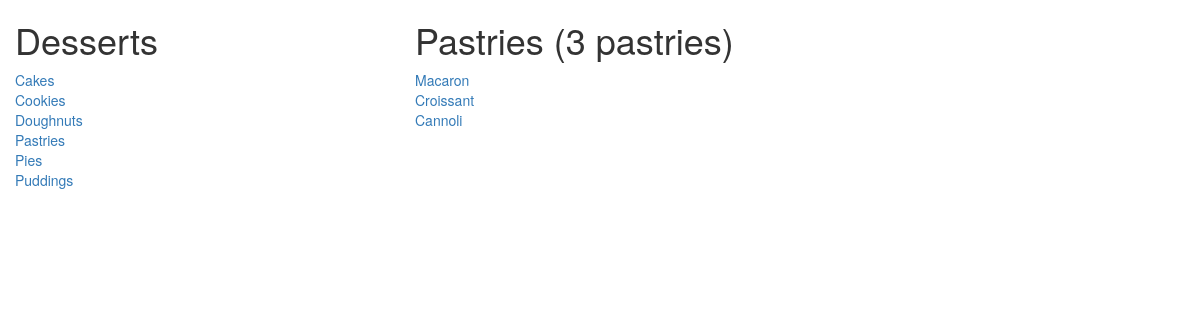
/catalog/Pastries/items, run on the app's committed database.
### database_setup.py (models this page shows, shortened)
class Category(Base):
    __tablename__ = 'category'
    name = Column(String(250), nullable=False, primary_key=True)
    user_id = Column(Integer, ForeignKey('user.id'))
    user = relationship(User)

class Item(Base):
    __tablename__ = 'item'
    name = Column(String(80), nullable=False)
    id = Column(Integer, primary_key=True)
    description = Column(String(250))
    category_name = Column(String, ForeignKey('category.name'))
    category = relationship(Category)
    user_id = Column(Integer, ForeignKey('user.id'))
    user = relationship(User)

### app.py (the view)
@app.route('/catalog/<string:category_name>/items')
def showCategory(category_name):
    categories = session.query(Category).all()
    category = session.query(Category).filter_by(name=category_name).one()
    items = session.query(Item).filter_by(category_name=category.name)
    return render_template('category.html', categories=categories, category=category, items=items)

### templates/category.html (shortened to what this page needs)
<!DOCTYPE html>
<html lang="en">
<head>
  <link rel="stylesheet" href="https://maxcdn.bootstrapcdn.com/bootstrap/3.4.0/css/bootstrap.min.css">
</head>
<body>
<div class='container-fluid'>
    <div class='row'>
        <div class='col-xs-4'>
            <h1>Desserts</h1>
            {% for c in categories %}
            <a href='{{url_for('showCategory', category_name = c.name)}}'>{{c.name}}</a>
            {% endfor %}
        </div>
        <div class='col-xs-8'>
            <h1>{{category.name}} ({{items.count()}} {{category.name.lower()}})</h1>
            {% for i in items %}
            <a href='{{url_for('showItem', category_name = i.category_name, item_name = i.name)}}'>{{i.name}}</a>
            {% endfor %}
        </div>
    </div>
</div>
</body>
</html>

### data on the page
Category: name "Cakes"
Category: name "Cookies"
Category: name "Doughnuts"
Category: name "Pastries", name "pastries"
Category: name "Pies"
Category: name "Puddings"
Item: name "Macaron"
Item: name "Croissant"
Item: name "Cannoli"

### other printed values
{{ items.count() }} "3"
